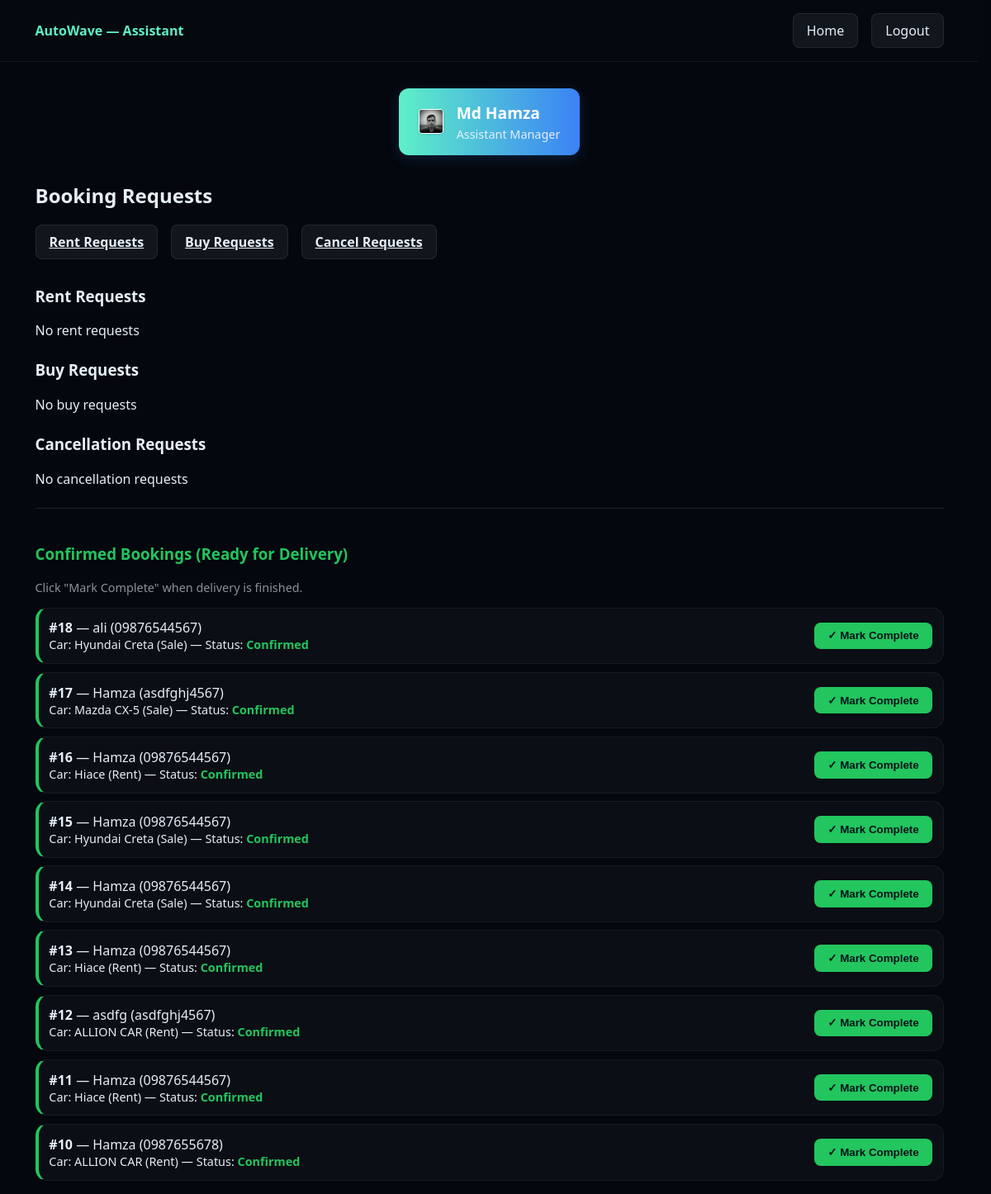
The page /assistant/ (signed in) on the database as committed earlier.
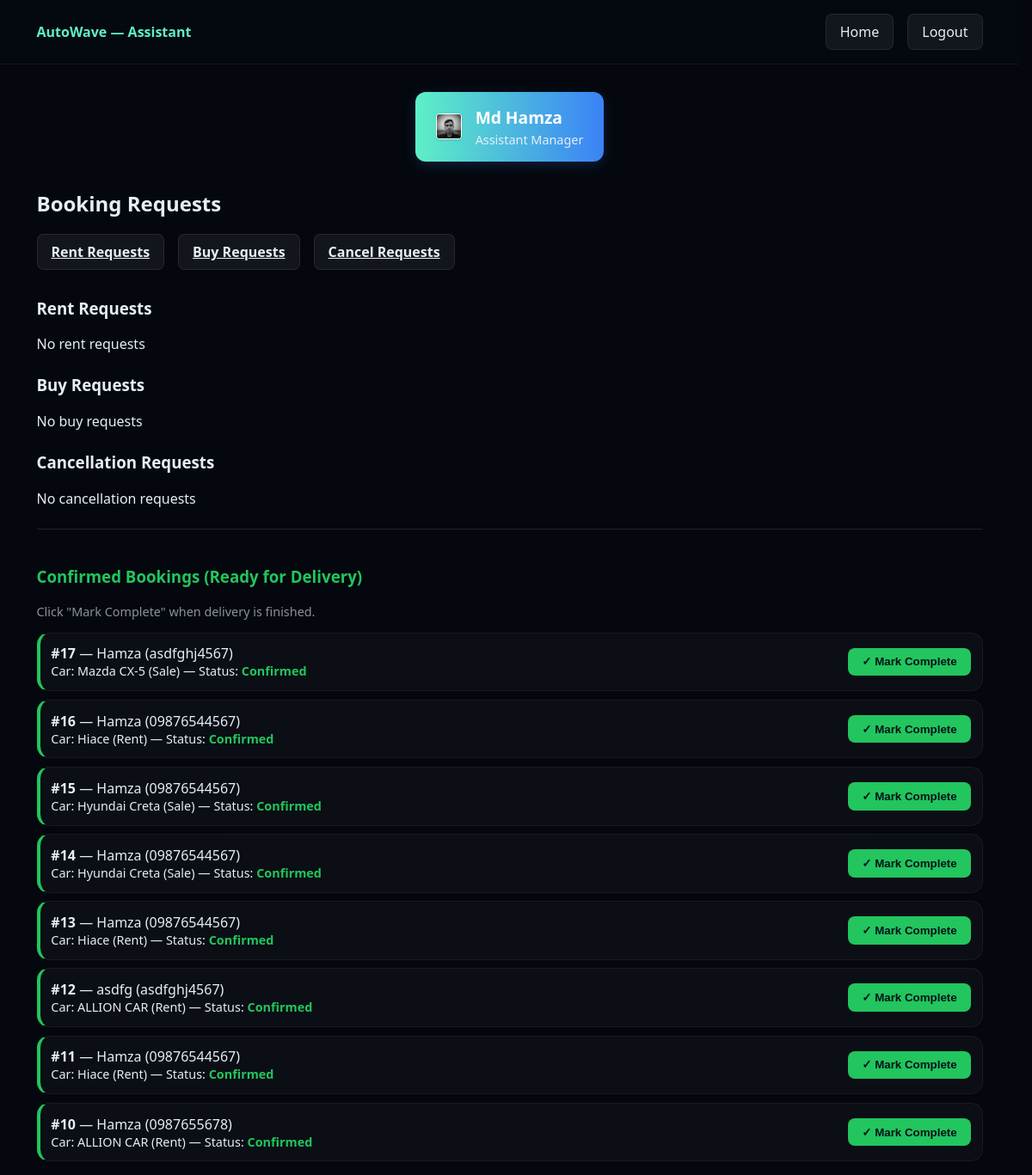
The same page on the database as committed later.
### car0/models.py (models this page shows, shortened)
class Booking(models.Model):
    car = models.ForeignKey('Car', on_delete=models.SET_NULL, null=True, blank=True)
    requester = models.ForeignKey(CustomUser, null=True, blank=True, on_delete=models.SET_NULL, related_name='bookings')
    full_name = models.CharField(max_length=200)
    mobile = models.CharField(max_length=50)
    location = models.CharField(max_length=255)
    id_number = models.CharField(max_length=100, help_text='NID or Passport number')
    driving_license_number = models.CharField(max_length=100, blank=True)
    driving_license_photo = models.ImageField(upload_to='bookings/licenses/', blank=True, null=True)
    client_photo = models.ImageField(upload_to='bookings/clients/', blank=True, null=True)
    start_date = models.DateField(null=True, blank=True)
    end_date = models.DateField(null=True, blank=True)
    created_at = models.DateTimeField(auto_now_add=True)
    REQUEST_TYPE_CHOICES = [
        ('rent', 'Rent'),
        ('buy', 'Buy'),
        ('cancel', 'Cancel Request'),
    ]
    request_type = models.CharField(max_length=12, choices=REQUEST_TYPE_CHOICES, default='rent')
    STATUS_CHOICES = [
        ('pending', 'Pending'),
        ('confirmed', 'Confirmed'),
        ('rejected', 'Rejected'),
        ('cancel_requested', 'Cancel Requested'),
        ('cancelled', 'Cancelled'),
        ('completed', 'Completed'),
    ]
    status = models.CharField(max_length=20, choices=STATUS_CHOICES, default='pending')
    processed_by = models.ForeignKey(CustomUser, null=True, blank=True, on_delete=models.SET_NULL, related_name='processed_bookings')
    processed_at = models.DateTimeField(null=True, blank=True)
    is_completed = models.BooleanField(default=False)

class Car(models.Model):
    TYPE_CHOICES = [
        ('rent', 'Rent'),
        ('sale', 'Sale'),
    ]
    model = models.CharField(max_length=200)
    slug = models.SlugField(max_length=220, blank=True, null=True, unique=False)
    description = models.TextField(blank=True)
    price = models.DecimalField(max_digits=10, decimal_places=2)
    photo = models.ImageField(upload_to='cars/', blank=True, null=True)
    car_type = models.CharField(max_length=8, choices=TYPE_CHOICES, default='rent')
    available = models.BooleanField(default=True)
    created_at = models.DateTimeField(auto_now_add=True)
    class Meta:
        ordering = ['-created_at']
        verbose_name = _("Car")
        verbose_name_plural = _("Cars")
    def __str__(self):
        return f"{self.model} ({self.get_car_type_display()})"

### car0/views.py (the view)
# urls.py: path('assistant/', assistant_dashboard, name='assistant_dashboard'),
@login_required
def assistant_dashboard(request):
    if not (request.user.is_superuser or request.user.is_assistant_executive):
        messages.error(request, 'Permission denied')
        return redirect('home')
    rent_requests = Booking.objects.filter(request_type='rent', status='pending', is_completed=False).order_by('-created_at')
    buy_requests = Booking.objects.filter(request_type='buy', status='pending', is_completed=False).order_by('-created_at')
    cancel_requests = Booking.objects.filter(status='cancel_requested', is_completed=False).order_by('-created_at')
    confirmed_bookings = Booking.objects.filter(status='confirmed', is_completed=False).order_by('-created_at')
    return render(request, 'assistant_dashboard.html', {
        'rent_requests': rent_requests,
        'buy_requests': buy_requests,
        'cancel_requests': cancel_requests,
        'confirmed_bookings': confirmed_bookings,
        'assistant_user': request.user,
    })

### templates/assistant_dashboard.html (shortened to what the changed rows need)
{% load static %}
<!doctype html>
<html lang="en">
<head>
<link rel="stylesheet" href="{% static 'css/home.css' %}">
</head>
<body hx-get="." hx-trigger="every 12s" hx-swap="outerHTML">
<main class="container" style="padding:1rem;margin-top:1rem;">
  <h2 style="margin-bottom:1.2rem;">Booking Requests</h2>
  <section id="confirmed" style="margin-top:1.5rem;padding-top:1.5rem;border-top:1px solid rgba(255,255,255,0.1);">
    {% for b in confirmed_bookings %}
      <div class="card" style="padding:0.8rem;margin-top:0.6rem;border-left: 4px solid #22c55e;">
        <div style="display:flex;justify-content:space-between;align-items:center;flex-wrap:wrap;gap:0.8rem;">
          <div style="flex:1;min-width:200px;">
            <strong>#{{ b.id }}</strong> — {{ b.full_name }} ({{ b.mobile }})
            <div style="font-size:0.9rem;color:var(--muted);">Car: {{ b.car }} — Status: <span style="color:#22c55e;font-weight:600;">{{ b.get_status_display }}</span></div>
          </div>
          <div style="display:flex;gap:0.5rem;flex-wrap:wrap;">
            <form method="post" action="{% url 'mark_delivery_complete' b.id %}" style="display:inline;">
              <button class="btn primary" type="submit" style="background:#22c55e;">✓ Mark Complete</button>
            </form>
          </div>
        </div>
      </div>
    {% empty %}
      <p style="color:rgba(230,238,248,0.4);">No confirmed bookings awaiting delivery.</p>
    {% endfor %}
  </section>
</main>
</body>
</html>

Rows that differ between the two databases and show on the page:
no longer on this page (row edited): Booking: id "18", full_name "ali", mobile "09876544567", car "Hyundai Creta (Sale)", status "Confirmed"
